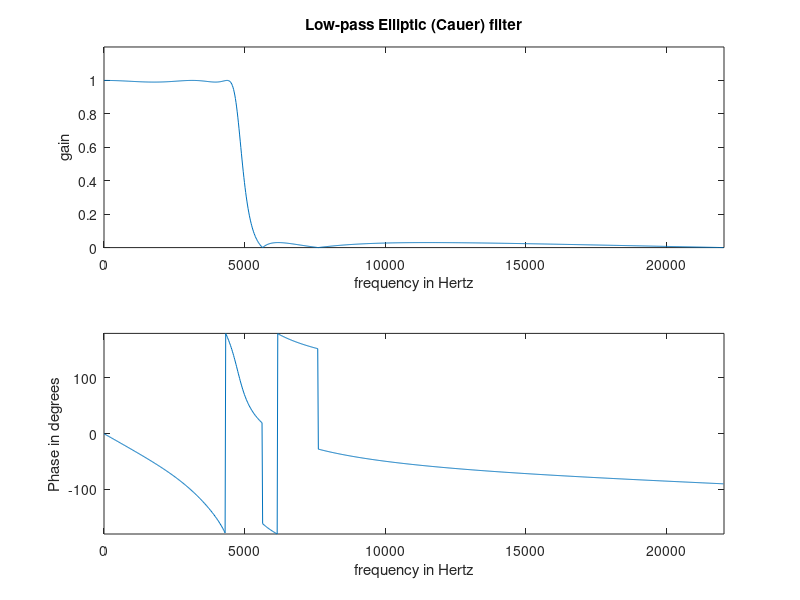

MATLAB code to generate this figure:
% Elliptic low-pass per spec
% fs = 44,100 Hz
% passband: 0–4500 Hz with 1% passband ripple
% stopband: 6000 Hz–fs/2 with <= 3% stopband amplitude (~ -30.46 dB)

fs   = 44100;
fs2  = fs/2;

fpass = 4500;                  % Hz
fstop = 6000;                  % Hz

% Spec as amplitude ripples:
Rp   = 0.01;                   % passband ripple (<= 1 of unity)  -> 1%
Rs   = 0.03;                   % stopband amplitude (<= 0.03)     -> 3%

% Convert to dB for ellipord/ellip
RpDB = -20*log10(1 - Rp);      % ≈ 0.087 dB
RsDB = -20*log10(Rs);          % ≈ 30.46 dB

% Minimum order elliptic design
[N, Wp]  = ellipord(fpass/fs2, fstop/fs2, RpDB, RsDB);
[num, den] = ellip(N, RpDB, RsDB, Wp, 'low');

fprintf('Elliptic low-pass order N = %d, Wp(norm) = %.6f\n', N, Wp);

% Frequency response
[H, f] = freqz(num, den, 1024, fs);

% Plots (same layout as your Butterworth example)
figure(1); clf;

subplot(2,1,1);
plot(f, abs(H));
title('Low-pass Elliptic (Cauer) filter');
axis([0 fs/2 0 1.2]);
xlabel('frequency in Hertz');
ylabel('gain');

subplot(2,1,2);
plot(f, 180*angle(H)/pi);
axis([0 fs/2 -180 180]);
xlabel('frequency in Hertz');
ylabel('Phase in degrees');
